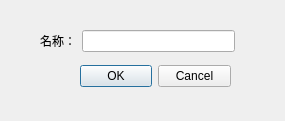
<?xml version="1.0" encoding="UTF-8"?>
<ui version="4.0">
 <class>DialogDelete</class>
 <widget class="QDialog" name="DialogDelete">
  <property name="geometry">
   <rect>
    <x>0</x>
    <y>0</y>
    <width>285</width>
    <height>121</height>
   </rect>
  </property>
  <property name="minimumSize">
   <size>
    <width>285</width>
    <height>121</height>
   </size>
  </property>
  <property name="maximumSize">
   <size>
    <width>285</width>
    <height>121</height>
   </size>
  </property>
  <property name="windowTitle">
   <string>删除水果</string>
  </property>
  <widget class="QDialogButtonBox" name="buttonBox">
   <property name="geometry">
    <rect>
     <x>80</x>
     <y>60</y>
     <width>151</width>
     <height>32</height>
    </rect>
   </property>
   <property name="orientation">
    <enum>Qt::Horizontal</enum>
   </property>
   <property name="standardButtons">
    <set>QDialogButtonBox::Cancel|QDialogButtonBox::Ok</set>
   </property>
  </widget>
  <widget class="QWidget" name="">
   <property name="geometry">
    <rect>
     <x>40</x>
     <y>30</y>
     <width>195</width>
     <height>22</height>
    </rect>
   </property>
   <layout class="QHBoxLayout" name="horizontalLayout">
    <item>
     <widget class="QLabel" name="label">
      <property name="text">
       <string>名称：</string>
      </property>
     </widget>
    </item>
    <item>
     <widget class="QLineEdit" name="le_name"/>
    </item>
   </layout>
  </widget>
 </widget>
 <resources/>
 <connections>
  <connection>
   <sender>buttonBox</sender>
   <signal>accepted()</signal>
   <receiver>DialogDelete</receiver>
   <slot>accept()</slot>
   <hints>
    <hint type="sourcelabel">
     <x>248</x>
     <y>254</y>
    </hint>
    <hint type="destinationlabel">
     <x>157</x>
     <y>274</y>
    </hint>
   </hints>
  </connection>
  <connection>
   <sender>buttonBox</sender>
   <signal>rejected()</signal>
   <receiver>DialogDelete</receiver>
   <slot>reject()</slot>
   <hints>
    <hint type="sourcelabel">
     <x>316</x>
     <y>260</y>
    </hint>
    <hint type="destinationlabel">
     <x>286</x>
     <y>274</y>
    </hint>
   </hints>
  </connection>
 </connections>
</ui>
